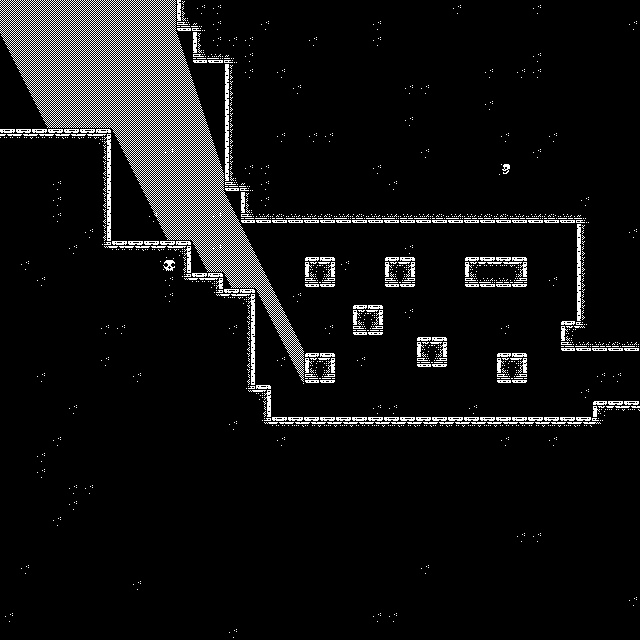

Tiled map render using the project's own tile images. Description and the map definition, with tile-layer contents summarised, below:
An orthogonal 40x40 tile map with 16x16 px tiles, 3 tile layers (BG, Walls, Light) and 17 objects.

<map version="1.5" tiledversion="1.7.1" orientation="orthogonal" renderorder="right-down" width="40" height="40" tilewidth="16" tileheight="16" infinite="0" nextlayerid="7" nextobjectid="22">
 <tileset firstgid="1" source="../Art/TileSet/Dow_TileSet.tsx" />
 <layer id="1" name="BG" width="40" height="40">
  <data>[1600 cells, 1600 non-empty, 7 distinct tile ids]</data>
 </layer>
 <layer id="2" name="Walls" width="40" height="40">
  <data>[1600 cells, 1224 non-empty, 41 distinct tile ids]</data>
 </layer>
 <layer id="4" name="Light" width="40" height="40">
  <data>[1600 cells, 157 non-empty, 8 distinct tile ids]</data>
 </layer>
 <objectgroup id="3" name="Walls_Collision">
  <object id="1" x="240" y="192" width="368" height="32">
   <properties>
    <property name="unity:layer" value="Ground" />
    <property name="unity:tag" value="Ground" />
   </properties>
  </object>
  <object id="2" x="576" y="224" width="64" height="128">
   <properties>
    <property name="unity:layer" value="Ground" />
    <property name="unity:tag" value="Ground" />
   </properties>
  </object>
  <object id="3" x="256" y="416" width="384" height="32">
   <properties>
    <property name="unity:layer" value="Ground" />
    <property name="unity:tag" value="Ground" />
   </properties>
  </object>
  <object id="11" x="592" y="400" width="48" height="16">
   <properties>
    <property name="unity:layer" value="Ground" />
    <property name="unity:tag" value="Ground" />
   </properties>
  </object>
  <object id="13" x="560" y="320" width="16" height="32">
   <properties>
    <property name="unity:layer" value="Ground" />
    <property name="unity:tag" value="Ground" />
   </properties>
  </object>
  <object id="14" x="256" y="384" width="16" height="32">
   <properties>
    <property name="unity:layer" value="Ground" />
    <property name="unity:tag" value="Ground" />
   </properties>
  </object>
  <object id="15" x="304" y="352" width="32" height="32">
   <properties>
    <property name="unity:layer" value="Ground" />
    <property name="unity:tag" value="Ground" />
   </properties>
  </object>
  <object id="16" x="352" y="304" width="32" height="32">
   <properties>
    <property name="unity:layer" value="Ground" />
    <property name="unity:tag" value="Ground" />
   </properties>
  </object>
  <object id="17" x="304" y="256" width="32" height="32">
   <properties>
    <property name="unity:layer" value="Ground" />
    <property name="unity:tag" value="Ground" />
   </properties>
  </object>
  <object id="18" x="384" y="256" width="32" height="32">
   <properties>
    <property name="unity:layer" value="Ground" />
    <property name="unity:tag" value="Ground" />
   </properties>
  </object>
  <object id="19" x="416" y="336" width="32" height="32">
   <properties>
    <property name="unity:layer" value="Ground" />
    <property name="unity:tag" value="Ground" />
   </properties>
  </object>
  <object id="20" x="496" y="352" width="32" height="32">
   <properties>
    <property name="unity:layer" value="Ground" />
    <property name="unity:tag" value="Ground" />
   </properties>
  </object>
  <object id="21" x="464" y="256" width="64" height="32">
   <properties>
    <property name="unity:layer" value="Ground" />
    <property name="unity:tag" value="Ground" />
   </properties>
  </object>
  <object id="4" x="224" y="288" width="32" height="160">
   <properties>
    <property name="unity:layer" value="Ground" />
    <property name="unity:tag" value="Ground" />
   </properties>
  </object>
  <object id="8" x="192" y="272" width="32" height="176">
   <properties>
    <property name="unity:layer" value="Ground" />
    <property name="unity:tag" value="Ground" />
   </properties>
  </object>
  <object id="9" x="112" y="240" width="80" height="32">
   <properties>
    <property name="unity:layer" value="Ground" />
    <property name="unity:tag" value="Ground" />
   </properties>
  </object>
  <object id="10" x="0" y="128" width="111.286" height="112">
   <properties>
    <property name="unity:layer" value="Ground" />
    <property name="unity:tag" value="Ground" />
   </properties>
  </object>
 </objectgroup>
</map>